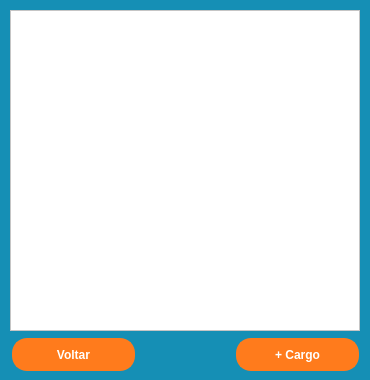
<?xml version="1.0" encoding="UTF-8"?>
<ui version="4.0">
 <class>verCargos</class>
 <widget class="QMainWindow" name="verCargos">
  <property name="geometry">
   <rect>
    <x>0</x>
    <y>0</y>
    <width>370</width>
    <height>380</height>
   </rect>
  </property>
  <property name="sizePolicy">
   <sizepolicy hsizetype="Fixed" vsizetype="Fixed">
    <horstretch>0</horstretch>
    <verstretch>0</verstretch>
   </sizepolicy>
  </property>
  <property name="minimumSize">
   <size>
    <width>370</width>
    <height>380</height>
   </size>
  </property>
  <property name="maximumSize">
   <size>
    <width>370</width>
    <height>380</height>
   </size>
  </property>
  <property name="windowTitle">
   <string>Início</string>
  </property>
  <widget class="QWidget" name="centralwidget">
   <property name="styleSheet">
    <string notr="true">#centralwidget {
background-color:  rgb(21, 143, 181);
}</string>
   </property>
   <widget class="QTableView" name="tableCargos">
    <property name="geometry">
     <rect>
      <x>10</x>
      <y>10</y>
      <width>350</width>
      <height>321</height>
     </rect>
    </property>
    <property name="font">
     <font>
      <pointsize>12</pointsize>
     </font>
    </property>
    <property name="styleSheet">
     <string notr="true">QHeaderView::section {
border: 2px solid rgb(255, 123, 28);
border-radius: 15px;
background-color: rgb(255, 123, 28);
color: #fff;
font-size: 12px;
 }

QTableView {
background-color: #fff;
selection-background-color: rgb(255, 123, 28);
selection-color: #fff;
color: rgb(255, 123, 28); }</string>
    </property>
    <property name="horizontalScrollBarPolicy">
     <enum>Qt::ScrollBarAlwaysOff</enum>
    </property>
    <property name="sizeAdjustPolicy">
     <enum>QAbstractScrollArea::AdjustToContents</enum>
    </property>
    <property name="editTriggers">
     <set>QAbstractItemView::NoEditTriggers</set>
    </property>
    <property name="cornerButtonEnabled">
     <bool>false</bool>
    </property>
    <attribute name="horizontalHeaderDefaultSectionSize">
     <number>0</number>
    </attribute>
    <attribute name="horizontalHeaderMinimumSectionSize">
     <number>0</number>
    </attribute>
    <attribute name="verticalHeaderVisible">
     <bool>false</bool>
    </attribute>
    <attribute name="verticalHeaderDefaultSectionSize">
     <number>0</number>
    </attribute>
    <attribute name="verticalHeaderMinimumSectionSize">
     <number>0</number>
    </attribute>
   </widget>
   <widget class="QPushButton" name="btnVoltar">
    <property name="geometry">
     <rect>
      <x>12</x>
      <y>338</y>
      <width>123</width>
      <height>33</height>
     </rect>
    </property>
    <property name="sizePolicy">
     <sizepolicy hsizetype="Maximum" vsizetype="Expanding">
      <horstretch>0</horstretch>
      <verstretch>0</verstretch>
     </sizepolicy>
    </property>
    <property name="font">
     <font>
      <weight>75</weight>
      <bold>true</bold>
     </font>
    </property>
    <property name="focusPolicy">
     <enum>Qt::StrongFocus</enum>
    </property>
    <property name="layoutDirection">
     <enum>Qt::LeftToRight</enum>
    </property>
    <property name="styleSheet">
     <string notr="true">border: 2px solid rgb(255, 123, 28);;
border-radius: 15px;
background-color: rgb(255, 123, 28);
color: #fff;
</string>
    </property>
    <property name="text">
     <string>Voltar</string>
    </property>
   </widget>
   <widget class="QPushButton" name="btnCargo">
    <property name="geometry">
     <rect>
      <x>236</x>
      <y>338</y>
      <width>123</width>
      <height>33</height>
     </rect>
    </property>
    <property name="sizePolicy">
     <sizepolicy hsizetype="Maximum" vsizetype="Expanding">
      <horstretch>0</horstretch>
      <verstretch>0</verstretch>
     </sizepolicy>
    </property>
    <property name="font">
     <font>
      <weight>75</weight>
      <bold>true</bold>
     </font>
    </property>
    <property name="focusPolicy">
     <enum>Qt::StrongFocus</enum>
    </property>
    <property name="layoutDirection">
     <enum>Qt::LeftToRight</enum>
    </property>
    <property name="styleSheet">
     <string notr="true">border: 2px solid rgb(255, 123, 28);;
border-radius: 15px;
background-color: rgb(255, 123, 28);
color: #fff;
</string>
    </property>
    <property name="text">
     <string>+ Cargo</string>
    </property>
    <property name="icon">
     <iconset>
      <normaloff>icons/work.png</normaloff>icons/work.png</iconset>
    </property>
   </widget>
  </widget>
 </widget>
 <resources/>
 <connections/>
</ui>
